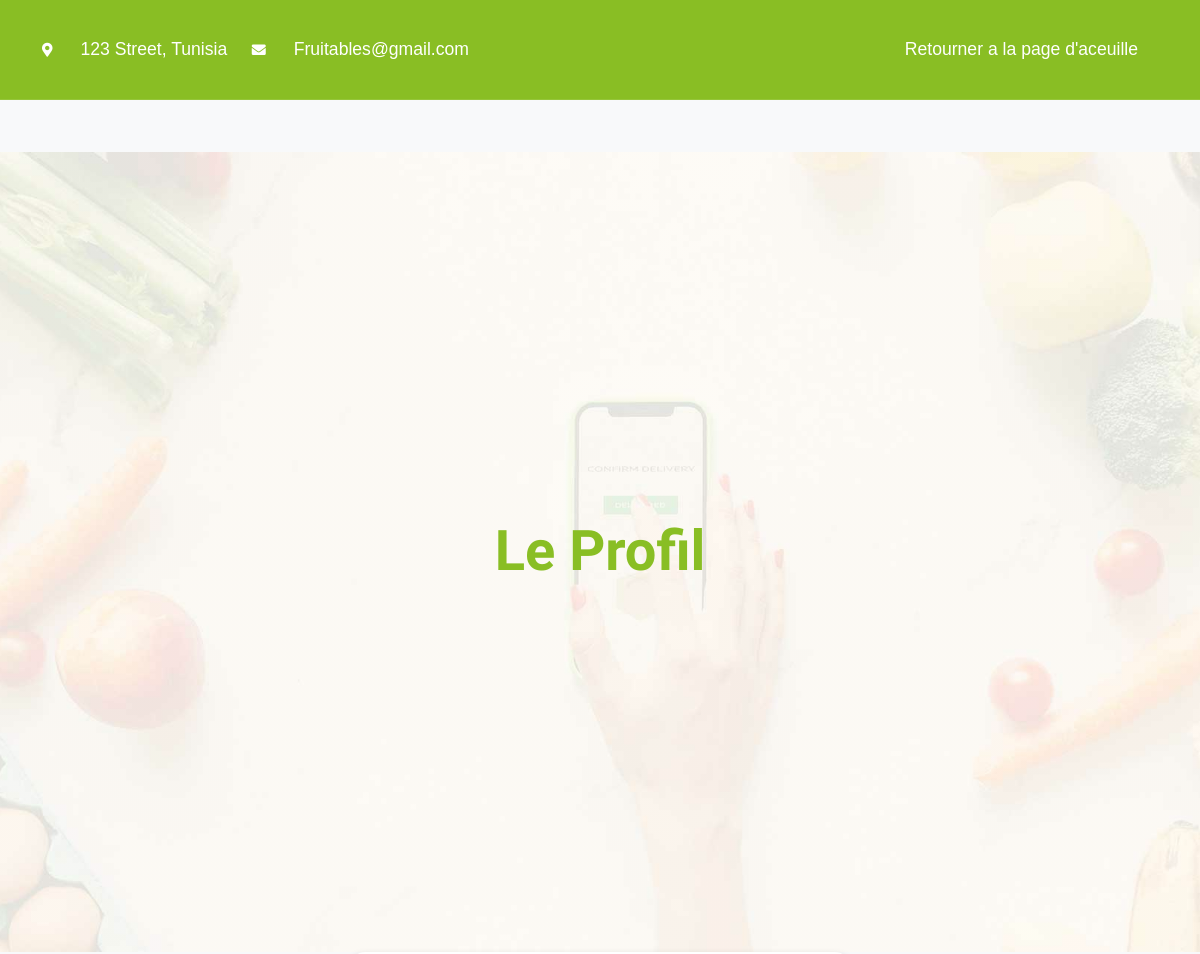
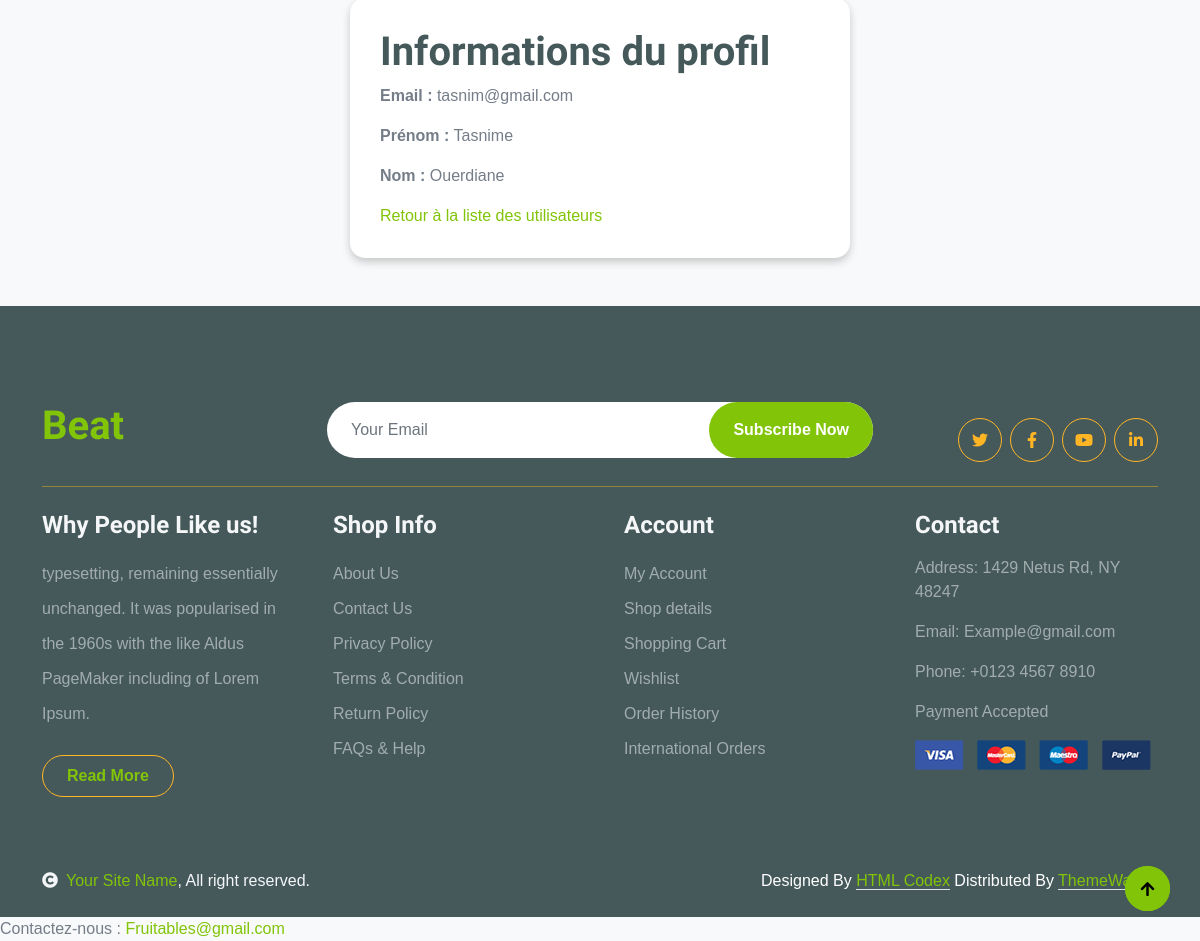
Page /users/profil/tasnim@gmail.com/ on the committed database (2 pictures, top to bottom).
### users/models.py (models this page shows, shortened)
class User(AbstractUser):
    STATUS_CHOICES = (
        ('client', 'Client'),
        ('etablissement', 'Etablissement'),
    )
    first_name = models.CharField(max_length=100)
    last_name = models.CharField(max_length=100)
    email = models.EmailField(unique=True)
    status = models.CharField(max_length=20, choices=STATUS_CHOICES)
    username = models.CharField(
        _('username'),
        max_length=150,
        unique=True,
        blank=True,
        null=True,
        help_text=_('Required. 150 characters or fewer.'),
    )
    USERNAME_FIELD = 'email'
    REQUIRED_FIELDS = ['first_name', 'last_name']

### users/views.py (the view)
# urls.py: path('profil/<str:email>/', views.profil_user, name='profil_user'),
def profil_user(request, email):
    User = get_user_model()
    user = get_object_or_404(User, email=email)
    return render(request, 'users/profil.html', {'user': user})

### users/Templates/users/profil.html (shortened to what this page needs)
<!DOCTYPE html>
<html lang="fr">
<head>
    {% load static %}
    {% include 'users/header.html' %}
</head>
<body>
     <div class="navbar">
        <div class="container d-flex justify-content-between">
            <div class="top-info">
                <small><i class="fas fa-map-marker-alt me-2 text-white"></i><a href="#" class="text-white">123 Street, Tunisia</a></small>
                <small><i class="fas fa-envelope me-2 text-white"></i><a href="#" class="text-white">Fruitables@gmail.com</a></small>
            </div>
            <a href="{% url 'client_dashboard' %}" class="top-button">Retourner a la page d'aceuille</a>
        </div>
    </div>
    <div class="hero-header">
        <h1>Le Profil</h1>
    </div>
    <div class="login-container">
        <div class="login-form">
            <h1>Informations du profil</h1>
            <p><strong>Email :</strong> {{ user.email }}</p>
            <p><strong>Prénom :</strong> {{ user.first_name }}</p>
            <p><strong>Nom :</strong> {{ user.last_name }}</p>
            <a href="{% url 'liste_users' %}">Retour à la liste des utilisateurs</a>
        </div>
    </div>
    <footer>
        {% include 'users/footer.html' %}
        Contactez-nous : <a href="mailto:Beat@gmail.com">Fruitables@gmail.com</a>
    </footer>
</body>
</html>

### static/css/style.css (style rules this page uses)
.navbar { height: 100px; border-bottom: 1px solid rgba(255, 255, 255, .1); }
.hero-header { background: linear-gradient(rgba(248, 223, 173, 0.1), rgba(248, 223, 173, 0.1)), url(../img/hero-img.jpg); background-position: center center; background-repeat: no-repeat; background-size: cover; }
@media (min-width: 992px) { .hero-header, .page-header { margin-top: 152px !important; } }

### users/Templates/users/profil.html (style rules this page uses)
body { font-family: 'Arial', sans-serif; background-color: #f8f9fa; margin: 0; padding: 0; }
.hero-header { display: flex; justify-content: center; align-items: center; height: 100vh; background-color: #f8f9fa; text-align: center; }
.hero-header h1 { font-size: 3.5rem; font-weight: bold; color: #89be24; margin: 0; transition: all 0.3s ease; }
.login-form { background: #fff; padding: 30px; border-radius: 15px; box-shadow: 0 4px 8px rgba(0, 0, 0, 0.2); max-width: 500px; width: 100%; margin: 0 auto; position: relative; }
.login-container { display: flex; justify-content: center; align-items: center; height: 100%; width: 100%; }
.navbar { background-color: #89be24; padding: 10px 0; position: fixed; width: 100%; top: 0; z-index: 1000; }
.navbar a { color: white; font-size: 1.1rem; text-decoration: none; padding: 10px 20px; border-radius: 5px; transition: background-color 0.3s ease; }
.navbar .top-button { margin-left: auto; }

### rows in the picture
User: email "tasnim@gmail.com", first_name "Tasnime", last_name "Ouerdiane"
